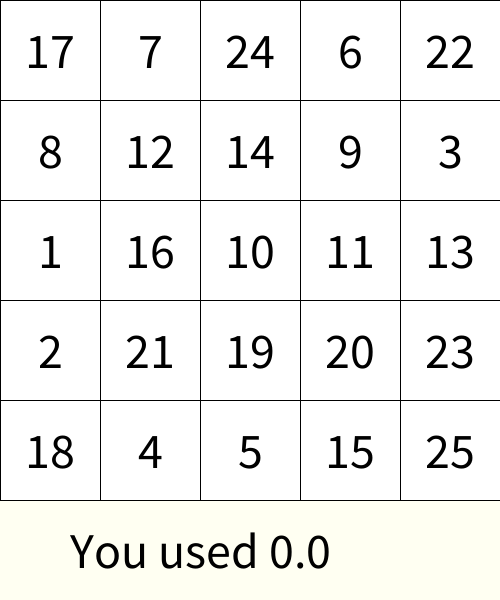
Frame 1 (no input)
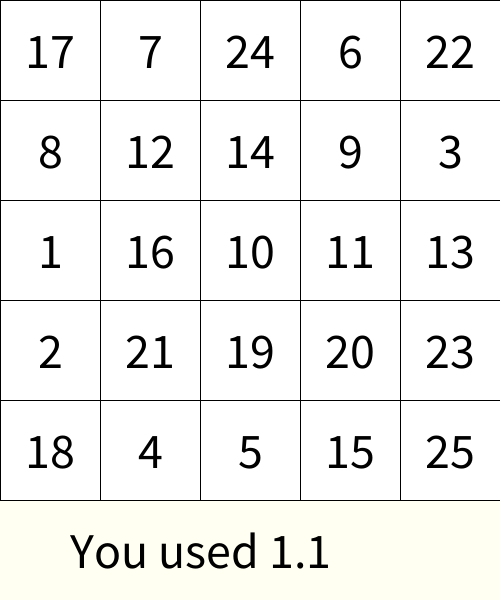
Frame 60 (the mouse pressed at the canvas centre just before this capture)
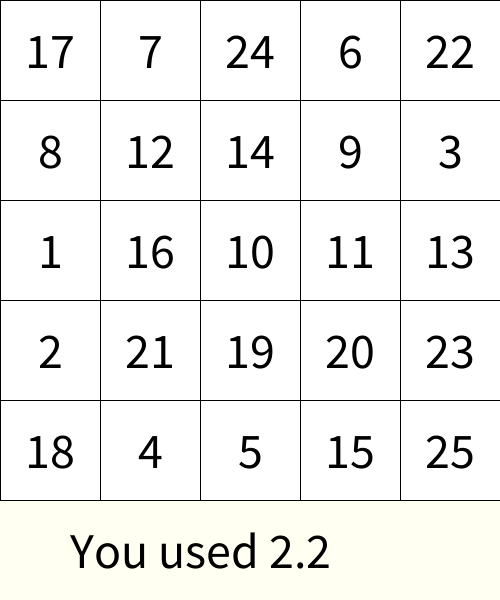
Frame 120 (the mouse held since frame 60 and released just before this capture)

The Processing sketch that drew these frames (run headless with seeded random() and noise(); from frame 60 on, the mouse is pressed at the canvas centre):

// Processing sketch: week06_8_schulte_table08_nf_millis_startT
// ── week06_8_schulte_table08_nf_millis_startT.pde
// week06_8_schulte_table08_nf_millis_startT
int [] used = new int[26]; //0...25 共26個
int [][] table = new int[5][5]; //Java的陣列宣告
void setup(){
  size(500,600);
  textSize(50);
  textAlign(CENTER,CENTER);
  for(int i=0; i<5; i++){
    for(int j=0; j<5; j++){
      int now = int(random(1,26));
      while(used[now]==1) now = int(random(1,26)); //比較浪費時間,會一直「重挑」亂數
      table[i][j] = now;
      used[now] = 1;
    }
  }
  startT = millis(); //記錄你開始的時間
}
int startT = 0;
int [][] pressed = new int[5][5];
void draw(){
  background(#FFFFF2);
  for(int i=0; i<5; i++){ //對y座標
    for(int j=0; j<5; j++){ //對x座標
      if(pressed[i][j]==1) fill(128);
      else fill(255);
      rect(j*100, i*100, 100, 100);
      fill(0); text(""+table[i][j], 50+j*100, 50+i*100);
    }
  }
  text("You used " + nf((millis() - startT) / 1000.0, 0, 1), 200, 550);
}
int want = 1; //希望你按的數字
void mousePressed(){
  int i = mouseY/100, j = mouseX/100;
  if(table[i][j]==want){
    pressed[i][j] = 1;
    want++;
  }
}
